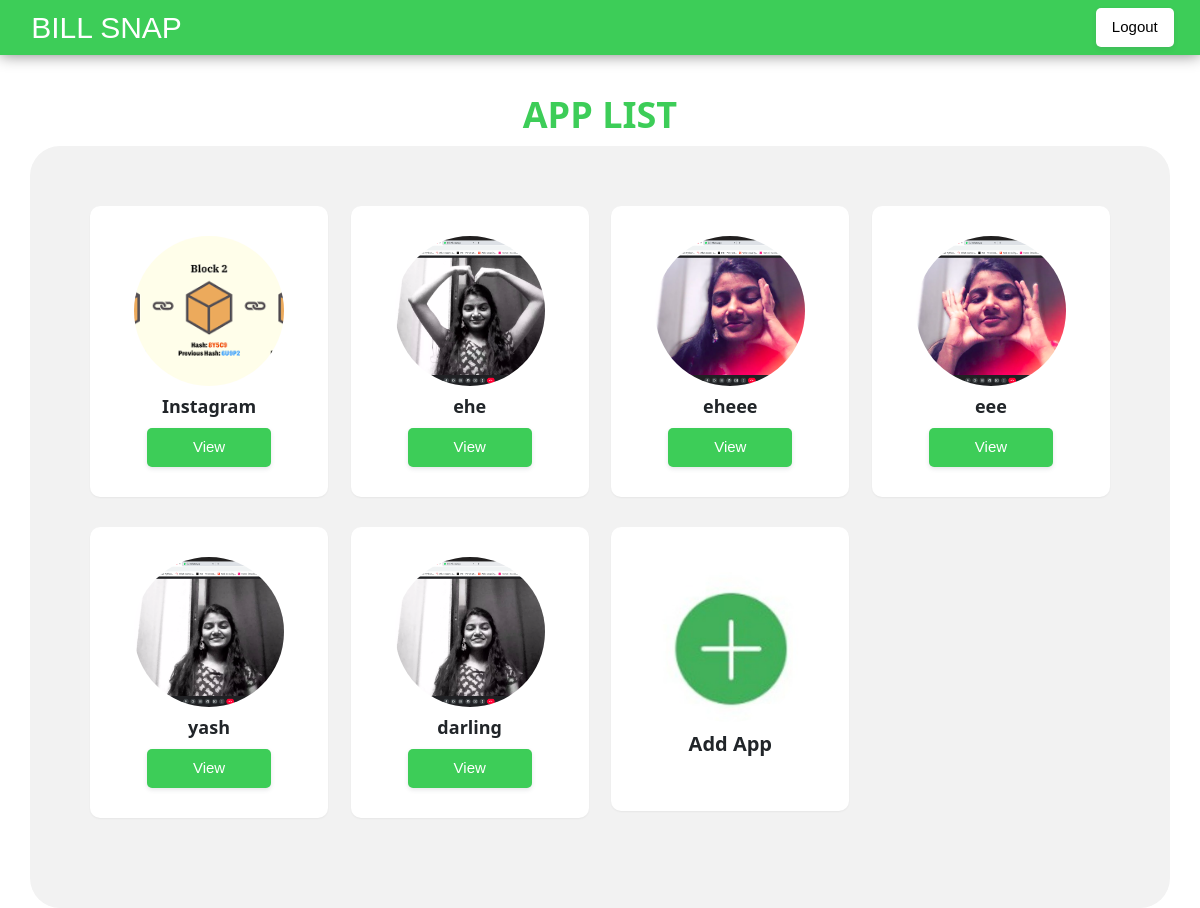
Before: /apps/all/ (signed in) with the older database file.
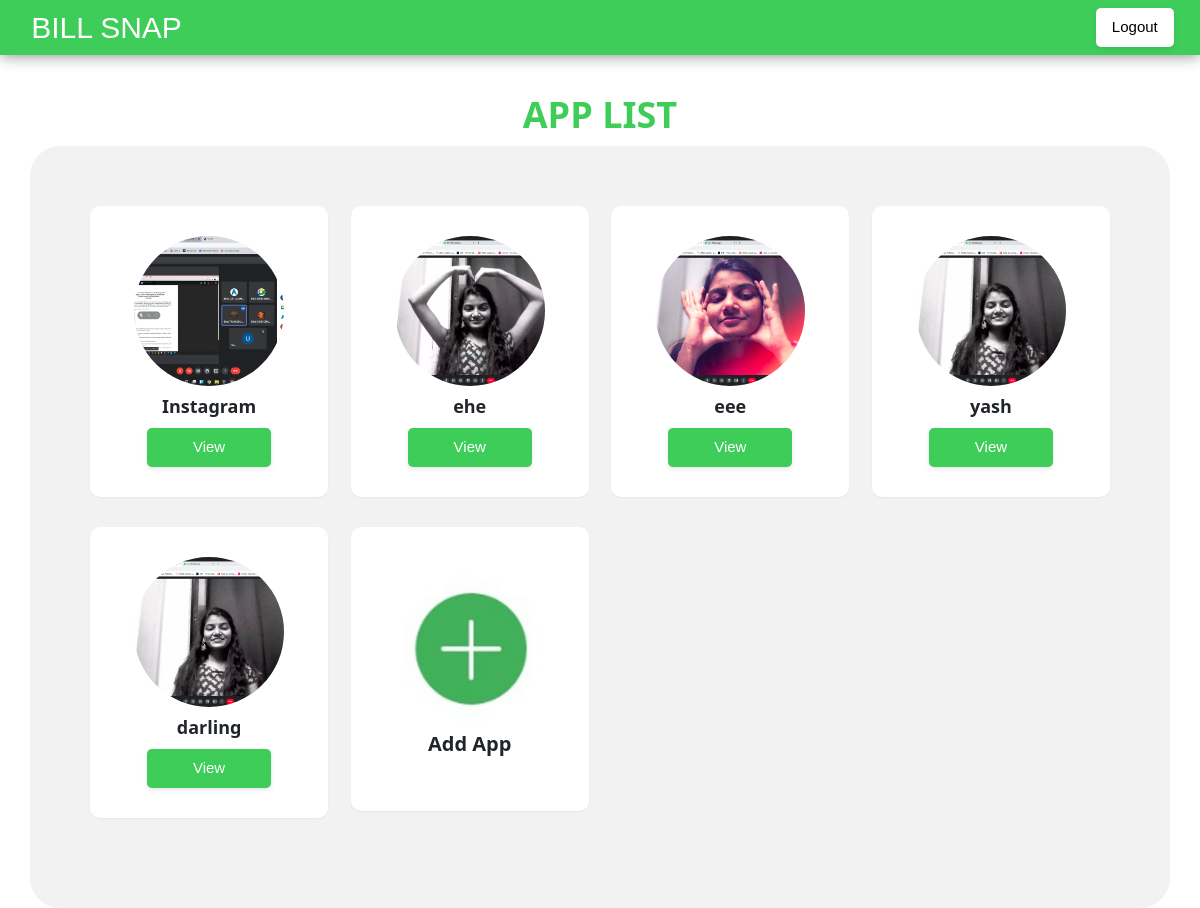
After: the same page with the newer database file.
### apps/models.py (models this page shows, shortened)
class applists(models.Model):
    author= models.ForeignKey(User, on_delete=models.CASCADE)
    appname=models.CharField(verbose_name='App name',primary_key=True,max_length=50,unique=True,null=False)
    appimg=models.ImageField(upload_to = 'app_images',null=True,blank=True)
    date_published= models.DateTimeField(auto_now_add=True)
    date_modified = models.DateTimeField(auto_now=True)
    slug = models.SlugField(max_length=255, null=True, unique=True, editable=False)

### apps/views.py (the view)
# urls.py: path('all/', views.showapps, name='showapps'),
@login_required
def showapps(request):
    appli=applists.objects.all()
    leni=len(appli)
    mssg="logged in sucessfully"
    logger.info(request.user.username+"_seen the whole applist")
    return render(request,'showapps.html',{'showapp':appli,'leni':leni,'msg':mssg})

### templates/showapps.html (shortened to what this page needs)
{% load static %}
<!DOCTYPE html>
<html lang="en">
<head>
    <link href="https://cdn.jsdelivr.net/npm/bootstrap@5.1.3/dist/css/bootstrap.min.css" rel="stylesheet"
 />
    <link href='https://unpkg.com/boxicons@2.0.7/css/boxicons.min.css' rel='stylesheet'>
    <link rel="stylesheet" href="https://cdnjs.cloudflare.com/ajax/libs/font-awesome/6.1.1/css/all.min.css" />
    <link rel="stylesheet" href="{% static 'assets/styles.css'%}">
    <link rel="stylesheet" href="{% static 'w3.css' %}" />
</head>
<body class="w3-padding">
    {% include "dashnav.html" %}
    <div class="main mx-auto">
        <h1 class="applist "><b>APP LIST</b></h1>
        <div class="container">
            <div class="row">
                {% if leni != 0 %}
                {% for i in showapp %}
                <div class="col-md-6 col-xl-3">
                    <div class="card m-b-30 py-3">
                        <div class="card-body">
                            <div class="top">
                                <div class="app-img-container">
                                    <a href="{% url 'dashboard' i.slug %}"><img src="{{i.appimg.url}}" alt=""
                                            class="img-fluid app-img"></a>
                                </div>
                                <div>
                                    <h5><b>{{i.appname}}</b></h5>
                                </div>
                            </div>
                            <div class="bottom">
                                <ul class="social-links list-inline mb-0">
                                    <a href="{% url 'dashboard' i.slug %}"><button class="b-primary px-5 py-2">View</button></a>
                                </ul>
                            </div>
                        </div>
                    </div>
                </div>
                {% endfor %}
                {% else %}
                <h2>no apps found</h2>
                {% endif%}
                <div class="col-md-6 col-xl-3">
                    <div class="card m-b-30 py-3">
                        <div class="card-body">
                            <div class="top">
                                <div class="app-img-container mt-3">
                                    <a href="{% url 'addapp'%}"><img src="{% static 'assets/image/addbtn.jpeg' %}" alt=""
                                            class="img-fluid app-img"></a>
                                </div>
                                <div class="mb-3">
                                    <h4><b>Add App</b></h4>
                                </div>
                            </div>
                        </div>
                    </div>
                </div>
            </div>
        </div>
    </div>
</body>
</html>

Changed rows visible on the page:
removed applists: appimg (picture), appname "eheee"
changed applists "Instagram": appimg: a different picture
